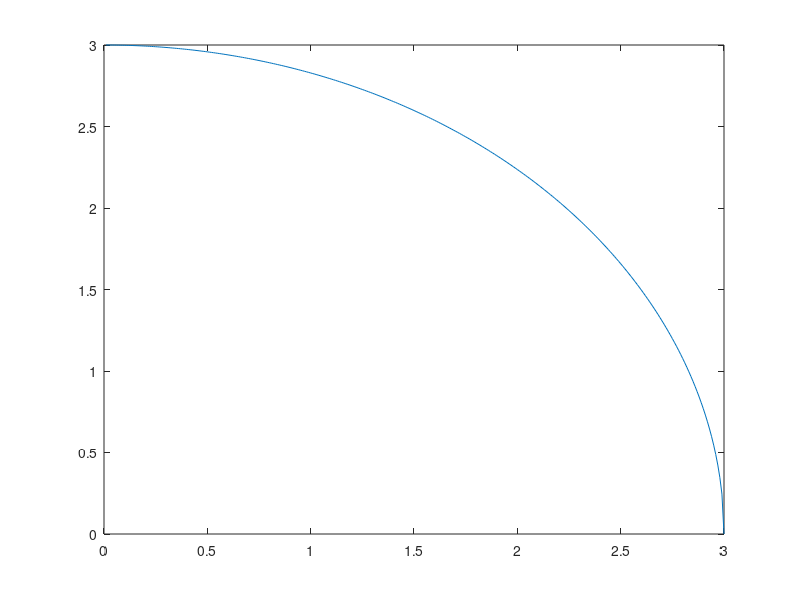

Source code (MATLAB):
clear all

% 600 cylinder slices to approximate a sphere
slices = 600;

% Set diameter of Sphere
diameter = 6; %ft
radius = diameter / 2;

% Calculate stepwidth
step = 2*radius / slices;

% Units
rho = 0.0023769; % slugs/ft^3
spin = 100; % revs/sec
v = 330; %ft/s

% Output Variables
F_Magnus = 0;
x=0;
y=0;

% go through each slice
for i = 1:slices/2
	% Get Angle
    alpha = acos(((i-1)*step+step)/radius);
    
	% Calculate Radius
	radius_n = radius * sin(alpha);
    
	% Magnus force for Segment
    F_M = 4*pi^2*spin*v*rho*radius_n^2*step;
    
	% Add partial force to sum
	F_Magnus = F_Magnus + F_M;

    x(i) = i*step;
    y(i) = radius_n;

end
F_Magnus
plot(x,y)
hold on